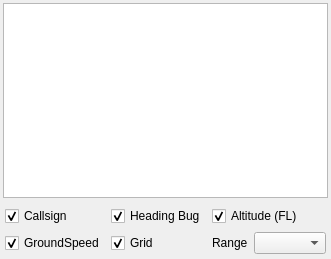
<?xml version="1.0" encoding="UTF-8"?>
<ui version="4.0">
 <class>CRadarComponent</class>
 <widget class="QFrame" name="CRadarComponent">
  <property name="geometry">
   <rect>
    <x>0</x>
    <y>0</y>
    <width>270</width>
    <height>259</height>
   </rect>
  </property>
  <property name="windowTitle">
   <string>Radar screen</string>
  </property>
  <layout class="QVBoxLayout" name="vl_RadarComponent">
   <property name="leftMargin">
    <number>3</number>
   </property>
   <property name="topMargin">
    <number>3</number>
   </property>
   <property name="rightMargin">
    <number>3</number>
   </property>
   <property name="bottomMargin">
    <number>3</number>
   </property>
   <item>
    <widget class="BlackGui::Views::CRadarView" name="gv_RadarView"/>
   </item>
   <item>
    <widget class="QFrame" name="fr_RadarSettings">
     <layout class="QGridLayout" name="gl_RadarSettings">
      <property name="leftMargin">
       <number>2</number>
      </property>
      <property name="topMargin">
       <number>2</number>
      </property>
      <property name="rightMargin">
       <number>2</number>
      </property>
      <property name="bottomMargin">
       <number>2</number>
      </property>
      <item row="0" column="1">
       <widget class="QCheckBox" name="cb_Heading">
        <property name="text">
         <string>Heading Bug</string>
        </property>
        <property name="checked">
         <bool>true</bool>
        </property>
       </widget>
      </item>
      <item row="1" column="1">
       <widget class="QCheckBox" name="cb_Grid">
        <property name="text">
         <string>Grid</string>
        </property>
        <property name="checked">
         <bool>true</bool>
        </property>
       </widget>
      </item>
      <item row="0" column="2">
       <widget class="QCheckBox" name="cb_Altitude">
        <property name="text">
         <string>Altitude (FL)</string>
        </property>
        <property name="checked">
         <bool>true</bool>
        </property>
       </widget>
      </item>
      <item row="1" column="0">
       <widget class="QCheckBox" name="cb_GroundSpeed">
        <property name="text">
         <string>GroundSpeed</string>
        </property>
        <property name="checked">
         <bool>true</bool>
        </property>
       </widget>
      </item>
      <item row="0" column="0">
       <widget class="QCheckBox" name="cb_Callsign">
        <property name="text">
         <string>Callsign</string>
        </property>
        <property name="checked">
         <bool>true</bool>
        </property>
       </widget>
      </item>
      <item row="1" column="2">
       <widget class="QFrame" name="fr_Range">
        <layout class="QFormLayout" name="fl_Range">
         <property name="leftMargin">
          <number>0</number>
         </property>
         <property name="topMargin">
          <number>0</number>
         </property>
         <property name="rightMargin">
          <number>0</number>
         </property>
         <property name="bottomMargin">
          <number>0</number>
         </property>
         <item row="0" column="0">
          <widget class="QLabel" name="lbl_Range">
           <property name="text">
            <string>Range</string>
           </property>
           <property name="alignment">
            <set>Qt::AlignLeading|Qt::AlignLeft|Qt::AlignVCenter</set>
           </property>
          </widget>
         </item>
         <item row="0" column="1">
          <widget class="QComboBox" name="cb_RadarRange"/>
         </item>
        </layout>
       </widget>
      </item>
     </layout>
    </widget>
   </item>
  </layout>
 </widget>
 <customwidgets>
  <customwidget>
   <class>BlackGui::Views::CRadarView</class>
   <extends>QGraphicsView</extends>
   <header>blackgui/views/radarview.h</header>
  </customwidget>
 </customwidgets>
 <tabstops>
  <tabstop>gv_RadarView</tabstop>
  <tabstop>cb_Callsign</tabstop>
  <tabstop>cb_Heading</tabstop>
  <tabstop>cb_Altitude</tabstop>
  <tabstop>cb_GroundSpeed</tabstop>
  <tabstop>cb_Grid</tabstop>
  <tabstop>cb_RadarRange</tabstop>
 </tabstops>
 <resources/>
 <connections/>
</ui>
